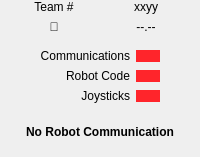
     <widget class="QFrame" name="InfoFrame">
      <layout class="QVBoxLayout" name="verticalLayout" stretch="1,0,1">
       <property name="topMargin">
        <number>0</number>
       </property>
       <item>
        <widget class="QWidget" name="TeamAndVoltage" native="true">
         <layout class="QGridLayout" name="gridLayout_2">
          <property name="leftMargin">
           <number>0</number>
          </property>
          <property name="topMargin">
           <number>0</number>
          </property>
          <property name="rightMargin">
           <number>0</number>
          </property>
          <property name="bottomMargin">
           <number>0</number>
          </property>
          <item row="0" column="1">
           <widget class="QLabel" name="TeamNumber">
            <property name="text">
             <string>xxyy</string>
            </property>
            <property name="alignment">
             <set>Qt::AlignCenter</set>
            </property>
           </widget>
          </item>
          <item row="0" column="0">
           <widget class="QLabel" name="TeamLabel">
            <property name="text">
             <string>Team #</string>
            </property>
            <property name="alignment">
             <set>Qt::AlignCenter</set>
            </property>
           </widget>
          </item>
          <item row="2" column="1">
           <widget class="QLabel" name="VoltageLabel">
            <property name="text">
             <string>--.--</string>
            </property>
            <property name="alignment">
             <set>Qt::AlignCenter</set>
            </property>
           </widget>
          </item>
          <item row="2" column="0">
           <widget class="QLabel" name="VoltageIcon">
            <property name="text">
             <string></string>
            </property>
            <property name="alignment">
             <set>Qt::AlignCenter</set>
            </property>
           </widget>
          </item>
          <item row="1" column="0">
           <spacer name="TeamSpacer">
            <property name="orientation">
             <enum>Qt::Vertical</enum>
            </property>
            <property name="sizeType">
             <enum>QSizePolicy::MinimumExpanding</enum>
            </property>
            <property name="sizeHint" stdset="0">
             <size>
              <width>0</width>
              <height>0</height>
             </size>
            </property>
           </spacer>
          </item>
         </layout>
        </widget>
       </item>
       <item>
        <widget class="QWidget" name="InfoWidget" native="true">
         <layout class="QHBoxLayout" name="horizontalLayout_15">
          <property name="spacing">
           <number>0</number>
          </property>
          <property name="leftMargin">
           <number>6</number>
          </property>
          <property name="topMargin">
           <number>0</number>
          </property>
          <property name="rightMargin">
           <number>6</number>
          </property>
          <property name="bottomMargin">
           <number>0</number>
          </property>
          <item>
           <spacer name="horizontalSpacer_2">
            <property name="orientation">
             <enum>Qt::Horizontal</enum>
            </property>
            <property name="sizeType">
             <enum>QSizePolicy::Expanding</enum>
            </property>
            <property name="sizeHint" stdset="0">
             <size>
              <width>0</width>
              <height>20</height>
             </size>
            </property>
           </spacer>
          </item>
          <item>
           <widget class="QWidget" name="widget_3" native="true">
            <layout class="QVBoxLayout" name="verticalLayout_11">
             <property name="sizeConstraint">
              <enum>QLayout::SetMinimumSize</enum>
             </property>
             <property name="rightMargin">
              <number>0</number>
             </property>
             <item>
              <widget class="QLabel" name="CommunicationsLabel">
               <property name="text">
                <string>Communications</string>
               </property>
               <property name="alignment">
                <set>Qt::AlignRight|Qt::AlignTrailing|Qt::AlignVCenter</set>
               </property>
              </widget>
             </item>
             <item>
              <widget class="QLabel" name="CodeLabel">
               <property name="text">
                <string>Robot Code</string>
               </property>
               <property name="alignment">
                <set>Qt::AlignRight|Qt::AlignTrailing|Qt::AlignVCenter</set>
               </property>
              </widget>
             </item>
             <item>
              <widget class="QLabel" name="JoysticksLabel">
               <property name="text">
                <string>Joysticks</string>
               </property>
               <property name="alignment">
                <set>Qt::AlignRight|Qt::AlignTrailing|Qt::AlignVCenter</set>
               </property>
              </widget>
             </item>
            </layout>
           </widget>
          </item>
          <item>
           <widget class="QWidget" name="widget" native="true">
            <property name="styleSheet">
             <string notr="true">QPushButton {
    background-color: rgb(255, 37, 43);
	border: 0px;
    padding: 4px;
}
QPushButton:checked {
	background-color:  rgb(33, 255, 43);
}</string>
            </property>
            <layout class="QVBoxLayout" name="verticalLayout_12">
             <property name="leftMargin">
              <number>6</number>
             </property>
             <property name="rightMargin">
              <number>9</number>
             </property>
             <property name="bottomMargin">
              <number>9</number>
             </property>
             <item>
              <widget class="QWidget" name="CommFrame" native="true">
               <layout class="QHBoxLayout" name="horizontalLayout_8">
                <property name="spacing">
                 <number>0</number>
                </property>
                <property name="leftMargin">
                 <number>0</number>
                </property>
                <property name="topMargin">
                 <number>0</number>
                </property>
                <property name="rightMargin">
                 <number>0</number>
                </property>
                <property name="bottomMargin">
                 <number>0</number>
                </property>
                <item>
                 <widget class="QPushButton" name="Communications">
                  <property name="enabled">
                   <bool>false</bool>
                  </property>
                  <property name="minimumSize">
                   <size>
                    <width>24</width>
                    <height>12</height>
                   </size>
                  </property>
                  <property name="maximumSize">
                   <size>
                    <width>24</width>
                    <height>12</height>
                   </size>
                  </property>
                  <property name="text">
                   <string/>
                  </property>
                  <property name="checkable">
                   <bool>true</bool>
                  </property>
                  <property name="checked">
                   <bool>false</bool>
                  </property>
                  <property name="flat">
                   <bool>true</bool>
                  </property>
                 </widget>
                </item>
               </layout>
              </widget>
             </item>
             <item>
              <widget class="QWidget" name="CodeFrame" native="true">
               <layout class="QHBoxLayout" name="horizontalLayout_12">
                <property name="spacing">
                 <number>0</number>
                </property>
                <property name="leftMargin">
                 <number>0</number>
                </property>
                <property name="topMargin">
                 <number>0</number>
                </property>
                <property name="rightMargin">
                 <number>0</number>
                </property>
                <property name="bottomMargin">
                 <number>0</number>
                </property>
                <item>
                 <widget class="QPushButton" name="RobotCode">
                  <property name="enabled">
                   <bool>false</bool>
                  </property>
                  <property name="minimumSize">
                   <size>
                    <width>24</width>
                    <height>12</height>
                   </size>
                  </property>
                  <property name="maximumSize">
                   <size>
                    <width>24</width>
                    <height>12</height>
                   </size>
                  </property>
                  <property name="text">
                   <string/>
                  </property>
                  <property name="checkable">
                   <bool>true</bool>
                  </property>
                  <property name="checked">
                   <bool>false</bool>
                  </property>
                  <property name="flat">
                   <bool>true</bool>
                  </property>
                 </widget>
                </item>
               </layout>
              </widget>
             </item>
             <item>
              <widget class="QWidget" name="JoysticksFrame" native="true">
               <layout class="QHBoxLayout" name="horizontalLayout_11">
                <property name="spacing">
                 <number>0</number>
                </property>
                <property name="leftMargin">
                 <number>0</number>
                </property>
                <property name="topMargin">
                 <number>0</number>
                </property>
                <property name="rightMargin">
                 <number>0</number>
                </property>
                <property name="bottomMargin">
                 <number>0</number>
                </property>
                <item>
                 <widget class="QPushButton" name="Joysticks">
                  <property name="enabled">
                   <bool>false</bool>
                  </property>
                  <property name="minimumSize">
                   <size>
                    <width>24</width>
                    <height>12</height>
                   </size>
                  </property>
                  <property name="maximumSize">
                   <size>
                    <width>24</width>
                    <height>12</height>
                   </size>
                  </property>
                  <property name="text">
                   <string/>
                  </property>
                  <property name="checkable">
                   <bool>true</bool>
                  </property>
                  <property name="checked">
                   <bool>false</bool>
                  </property>
                  <property name="flat">
                   <bool>true</bool>
                  </property>
                 </widget>
                </item>
               </layout>
              </widget>
             </item>
            </layout>
           </widget>
          </item>
          <item>
           <spacer name="horizontalSpacer_3">
            <property name="orientation">
             <enum>Qt::Horizontal</enum>
            </property>
            <property name="sizeType">
             <enum>QSizePolicy::Expanding</enum>
            </property>
            <property name="sizeHint" stdset="0">
             <size>
              <width>0</width>
              <height>20</height>
             </size>
            </property>
           </spacer>
          </item>
         </layout>
        </widget>
       </item>
       <item>
        <widget class="QLabel" name="StatusLabel">
         <property name="sizePolicy">
          <sizepolicy hsizetype="Preferred" vsizetype="Minimum">
           <horstretch>0</horstretch>
           <verstretch>0</verstretch>
          </sizepolicy>
         </property>
         <property name="font">
          <font>
           <weight>75</weight>
           <bold>true</bold>
          </font>
         </property>
         <property name="text">
          <string>No Robot Communication</string>
         </property>
         <property name="scaledContents">
          <bool>false</bool>
         </property>
         <property name="alignment">
          <set>Qt::AlignCenter</set>
         </property>
         <property name="wordWrap">
          <bool>true</bool>
         </property>
        </widget>
       </item>
      </layout>
     </widget>
